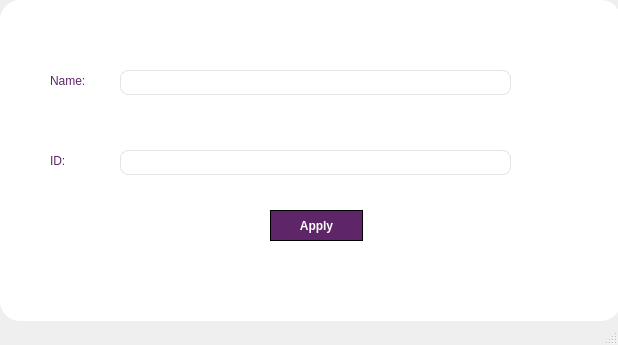
<?xml version="1.0" encoding="UTF-8"?>
<ui version="4.0">
 <class>MainWindow</class>
 <widget class="QMainWindow" name="MainWindow">
  <property name="geometry">
   <rect>
    <x>0</x>
    <y>0</y>
    <width>618</width>
    <height>345</height>
   </rect>
  </property>
  <property name="windowTitle">
   <string>MainWindow</string>
  </property>
  <property name="styleSheet">
   <string notr="true">


QLabel {
  color:#5e2568;
	
	font: 10pt &quot;Arial Nova&quot;;
}

QLineEdit {
  border-radius: 8px;
  border: 1px solid #e0e4e7;
  padding: 0px 15px;
}

QLineEdit:focus 
{
  border: 1px solid #d0e3ff;
}

QPushButton {
  font: 10pt &quot;Nirmala UI&quot;;
  background-color: #5e2568;
  color: #fff;
  font-weight: 600;
  border-radius: 100px;
  border: 1px solid;
  padding: 5px 15px;
  margin-top: 10px;
  outline: 0px;
}

QPushButton:hover,	
QPushButton:focus 
{
  border: 3px solid #9d00ff;
}



</string>
  </property>
  <widget class="QWidget" name="centralwidget">
   <widget class="QLabel" name="label">
    <property name="geometry">
     <rect>
      <x>50</x>
      <y>70</y>
      <width>68</width>
      <height>21</height>
     </rect>
    </property>
    <property name="text">
     <string>Name:</string>
    </property>
   </widget>
   <widget class="QLabel" name="label_2">
    <property name="geometry">
     <rect>
      <x>50</x>
      <y>150</y>
      <width>31</width>
      <height>21</height>
     </rect>
    </property>
    <property name="text">
     <string>ID:</string>
    </property>
   </widget>
   <widget class="QLineEdit" name="lineEdit">
    <property name="geometry">
     <rect>
      <x>120</x>
      <y>70</y>
      <width>391</width>
      <height>25</height>
     </rect>
    </property>
   </widget>
   <widget class="QLineEdit" name="lineEdit_2">
    <property name="geometry">
     <rect>
      <x>120</x>
      <y>150</y>
      <width>391</width>
      <height>25</height>
     </rect>
    </property>
   </widget>
   <widget class="QPushButton" name="pushButton">
    <property name="geometry">
     <rect>
      <x>270</x>
      <y>200</y>
      <width>93</width>
      <height>41</height>
     </rect>
    </property>
    <property name="text">
     <string>Apply</string>
    </property>
   </widget>
   <widget class="QWidget" name="widget" native="true">
    <property name="geometry">
     <rect>
      <x>0</x>
      <y>0</y>
      <width>621</width>
      <height>321</height>
     </rect>
    </property>
    <property name="styleSheet">
     <string notr="true">background-color: rgb(255, 255, 255);
border-radius: 20px </string>
    </property>
   </widget>
   <zorder>widget</zorder>
   <zorder>label</zorder>
   <zorder>label_2</zorder>
   <zorder>lineEdit</zorder>
   <zorder>lineEdit_2</zorder>
   <zorder>pushButton</zorder>
  </widget>
  <widget class="QMenuBar" name="menubar">
   <property name="geometry">
    <rect>
     <x>0</x>
     <y>0</y>
     <width>618</width>
     <height>26</height>
    </rect>
   </property>
  </widget>
  <widget class="QStatusBar" name="statusbar"/>
 </widget>
 <resources/>
 <connections/>
</ui>
